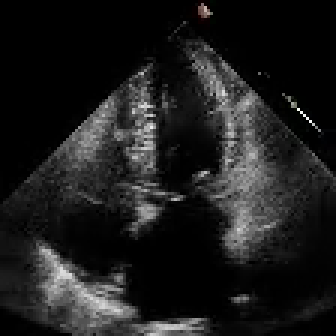
#> input picture frame 17 of lab2/Task_3_Echo_Analysis/data/sample_echo.mp4, 112 x 112 px (shown 3 times larger)
$ jupyter execute realtime_echo.ipynb
#> lines starting #> are read from the running program, lines starting #| are printed output that depends on the picture
#> further down, frame is the input picture: shape (112, 112, 3); mean B, G, R 28.6, 28.7, 28.7
# Task 3: Real-Time Echocardiogram Video Analysis

Real-time OpenCV pipeline on ultrasound .mp4 video.
Applies histogram EQ, COLORMAP_JET, color balance, log transform, and gamma
to each frame, then displays raw vs enhanced side-by-side.

[cell 1]
import cv2
import numpy as np
import matplotlib
matplotlib.use('Agg')
import matplotlib.pyplot as plt
import os

os.makedirs('output', exist_ok=True)

## Helper: Per-Frame Enhancement Pipeline

[cell 2]
def enhance_frame(frame_bgr):
    # step 1: grayscale -- ultrasound is single-channel anyway
    gray = cv2.cvtColor(frame_bgr, cv2.COLOR_BGR2GRAY)
    # step 2: histogram equalization -- combat murky contrast
    eq = cv2.equalizeHist(gray)
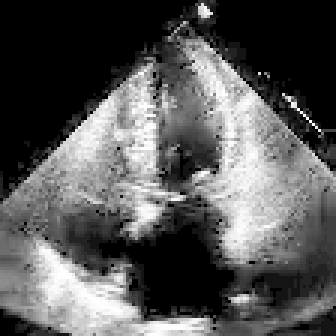
#> eq: shape (112, 112) (shown 3 times larger); min 0, max 255, mean 87.2
    # step 3: COLORMAP_JET -- highlight blood flow intensities
    heatmap = cv2.applyColorMap(eq, cv2.COLORMAP_JET)
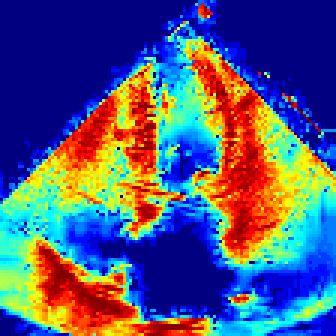
#> heatmap: shape (112, 112, 3) (shown 3 times larger); mean B, G, R 124.5, 87.7, 81
    # step 4: gray-world color balance -- neutralize colormap cast
    bal = heatmap.astype('float32')
    gm = bal.mean()
#> gm = 97.75
    for ch in range(3):
        cm = bal[:,:,ch].mean()
        if cm > 0:
            bal[:,:,ch] *= gm / cm
#> this loop made 3 passes
#> cm on passes 1 to 3: 124.5, 87.7, 81.02
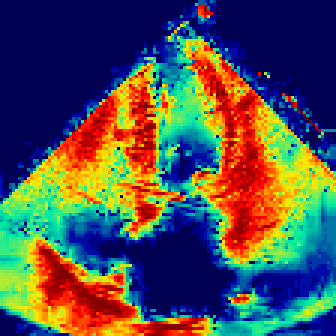
#> bal: shape (112, 112, 3) float32 (shown 3 times larger); mean B, G, R 97.8, 97.8, 97.8; drawn with min black and max white
    bal = bal.clip(0, 255).astype('uint8')
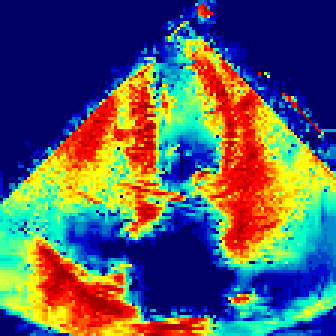
#> bal: shape (112, 112, 3) (shown 3 times larger); mean B, G, R 97.5, 92.1, 87.2
    # step 5: log transform -- reveal dark heart chambers
    lc = 255.0 / np.log1p(255.0)
    lf = (lc * np.log1p(bal.astype('float32'))).clip(0, 255).astype('uint8')
    # step 6: gamma < 1 -- suppress white backscatter probe noise
    enhanced = (np.power(lf.astype('float32') / 255.0, 0.6) * 255).clip(0, 255).astype('uint8')
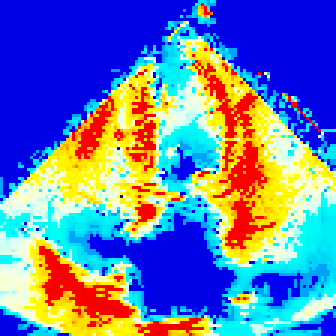
#> enhanced: shape (112, 112, 3) (shown 3 times larger); mean B, G, R 172.7, 125.1, 103.3
    return enhanced

## Step 1: Video Capture Setup (cv2.VideoCapture)

[cell 3]
VIDEO_PATH = 'data/sample_echo.mp4'
cap = cv2.VideoCapture(VIDEO_PATH)
if not cap.isOpened():
    raise IOError(f'Cannot open video: {VIDEO_PATH}')

fps   = cap.get(cv2.CAP_PROP_FPS)
w     = int(cap.get(cv2.CAP_PROP_FRAME_WIDTH))
h     = int(cap.get(cv2.CAP_PROP_FRAME_HEIGHT))
total = int(cap.get(cv2.CAP_PROP_FRAME_COUNT))
cap.release()

print(f'Video loaded: {w}x{h}, {fps:.1f} FPS, {total} frames')

## Step 2: Real-Time Processing Loop

Runs a `while` loop on each frame. Tries `cv2.imshow()` (interactive),
falls back gracefully to headless mode (saving PNGs) if no display is available.

[cell 4]
cap = cv2.VideoCapture('data/sample_echo.mp4')
frame_count = 0
sample_frames = []
SAVE_EVERY = 30
has_display = True

print('Starting pipeline loop...')

while True:
    ret, frame = cap.read()
    if not ret:
        break  # end of video

    frame_count += 1
    enhanced = enhance_frame(frame)

    if frame.shape != enhanced.shape:
        enhanced = cv2.resize(enhanced, (frame.shape[1], frame.shape[0]))

    # build monitoring array: raw | enhanced
    monitor = np.hstack([frame, enhanced])
    cv2.putText(monitor, 'RAW ULTRASOUND',
                (10, 30), cv2.FONT_HERSHEY_SIMPLEX, 0.7, (255,255,255), 2)
    cv2.putText(monitor, 'ENHANCED PIPELINE',
                (frame.shape[1]+10, 30), cv2.FONT_HERSHEY_SIMPLEX, 0.7, (0,255,128), 2)
    cv2.putText(monitor, f'Frame: {frame_count}',
                (10, monitor.shape[0]-10), cv2.FONT_HERSHEY_SIMPLEX, 0.6, (200,200,200), 1)
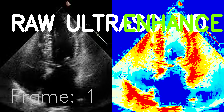
#> monitor: shape (112, 224, 3); mean B, G, R 103.4, 94.5, 80.4

    if has_display:
        try:
            cv2.imshow('Echocardiogram Analysis', monitor)
            key = cv2.waitKey(1) & 0xFF
#> (key q is pressed here)
            if key == ord('q'):
                print('Q pressed -- stopping.')
                break
        except cv2.error:
            has_display = False
            print('No display -- headless mode, saving frames instead.')

    if frame_count % SAVE_EVERY == 0 or frame_count == 1:
        sample_frames.append((frame_count, monitor.copy()))

cap.release()
cv2.destroyAllWindows()
print(f'Done. Processed {frame_count} frames.')

## Step 3: Save Monitoring Array Screenshots

[cell 5]
for fidx, arr in sample_frames:
    fname = f'output/frame_sample_{fidx:04d}.png'
    cv2.imwrite(fname, arr)
    print(f'Saved -> {fname}')

if sample_frames:
    first_fidx, first_arr = sample_frames[0]
    plt.figure(figsize=(16, 6))
    plt.imshow(cv2.cvtColor(first_arr, cv2.COLOR_BGR2RGB))
    plt.title('Monitoring Array: Raw Ultrasound (left) | Enhanced Pipeline (right)', fontsize=13)
    plt.axis('off')
    plt.tight_layout()
    plt.savefig('output/pipeline_screenshot_example.png', dpi=150)
    plt.show()
    print('Saved -> output/pipeline_screenshot_example.png')

## Step 4: Static Multi-Frame Preview (4 key frames)

[cell 6]
cap = cv2.VideoCapture('data/sample_echo.mp4')
total = int(cap.get(cv2.CAP_PROP_FRAME_COUNT))
indices = [int(total * f) for f in [0.1, 0.3, 0.6, 0.85]]
previews = []
for idx in indices:
    cap.set(cv2.CAP_PROP_POS_FRAMES, idx)
    ret, frame = cap.read()
    if ret:
        previews.append((frame, enhance_frame(frame), idx))
#> this loop made 4 passes
#> gm in enhance_frame on passes 1 to 4: 97.75, 101.3, 100.7, 101.3
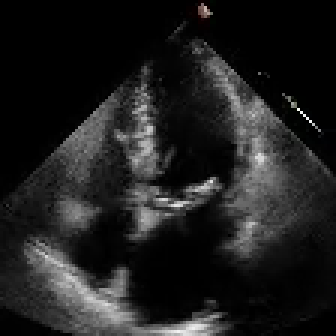
#> input picture frame 52 of lab2/Task_3_Echo_Analysis/data/sample_echo.mp4, 112 x 112 px (shown 3 times larger)
#> pass 2, in enhance_frame (call 3), `heatmap = cv2.applyColorMap(eq, cv2.COLORMAP_JET)`:
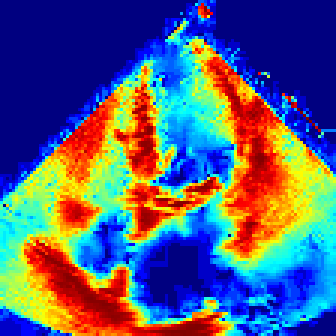
#> heatmap: shape (112, 112, 3) (shown 3 times larger); mean B, G, R 124.1, 93.4, 86.3
#> after the loop:
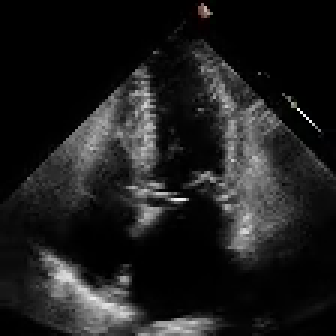
#> frame: shape (112, 112, 3) (shown 3 times larger); mean B, G, R 29.2, 29.2, 29.3
#> after the loop, previews = 4 items
cap.release()

fig, axes = plt.subplots(len(previews), 2, figsize=(14, 5*len(previews)))
fig.suptitle('Task 3: Real-Time Echo Analysis -- Raw vs Enhanced', fontsize=14, fontweight='bold')
for row, (raw, enh, fidx) in enumerate(previews):
    axes[row,0].imshow(cv2.cvtColor(raw, cv2.COLOR_BGR2RGB))
    axes[row,0].set_title(f'Frame {fidx} -- Raw Ultrasound'); axes[row,0].axis('off')
    axes[row,1].imshow(cv2.cvtColor(enh, cv2.COLOR_BGR2RGB))
    axes[row,1].set_title(f'Frame {fidx} -- Enhanced Pipeline'); axes[row,1].axis('off')
#> this loop made 4 passes
#> fidx on passes 1 to 4: 17, 52, 104, 147

plt.tight_layout()
plt.savefig('output/static_preview_frames.png', dpi=150)
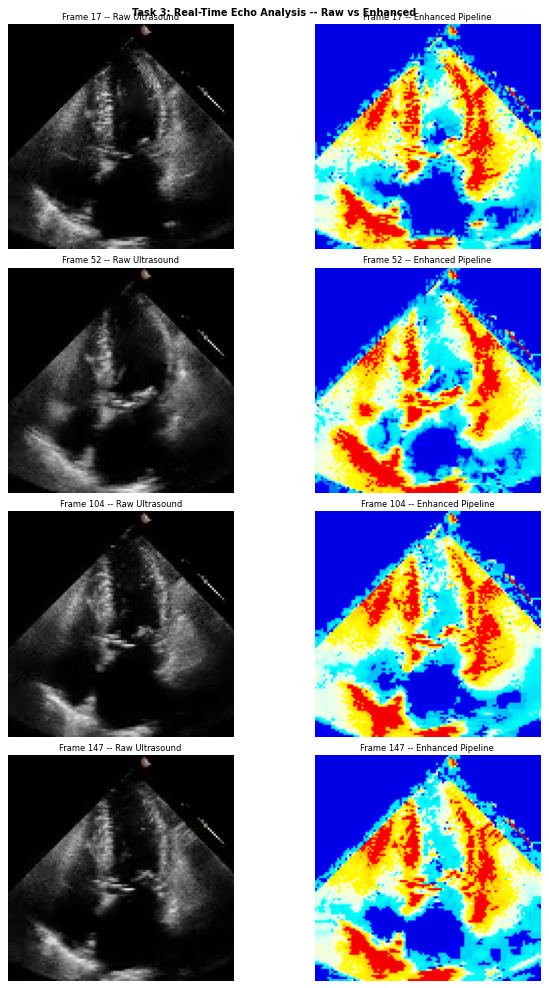
#> figure drawn by matplotlib, 8 panels
plt.show()
print('Saved -> output/static_preview_frames.png')
print('All done!')

$ run again, starting later in the video
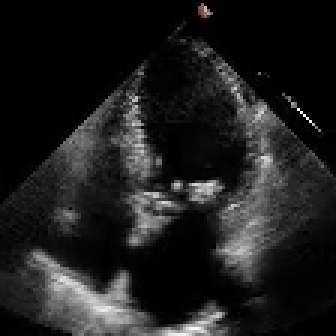
#> input picture frame 78 of lab2/Task_3_Echo_Analysis/data/sample_echo.mp4, 112 x 112 px (shown 3 times larger)
#> frame is the input picture: shape (112, 112, 3); mean B, G, R 30.1, 30.1, 30.1
#> gm = 101
#> the loop in enhance_frame, `for ch in range(3):` made 3 passes
#> cm on passes 1 to 3: 124.2, 93.08, 85.74
#> the loop `for idx in indices:` made 4 passes
#> gm in enhance_frame on passes 1 to 4: 97.75, 101.3, 100.7, 101.3
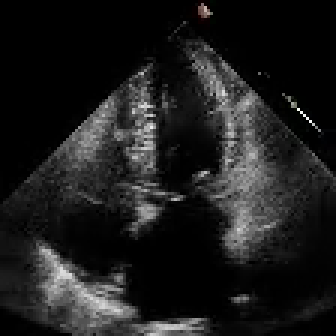
#> input picture frame 17 of lab2/Task_3_Echo_Analysis/data/sample_echo.mp4, 112 x 112 px (shown 3 times larger)
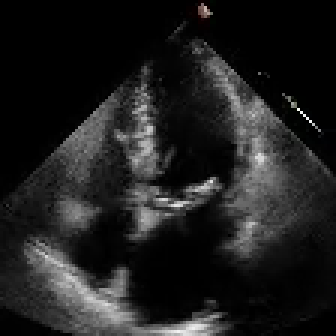
#> input picture frame 52 of lab2/Task_3_Echo_Analysis/data/sample_echo.mp4, 112 x 112 px (shown 3 times larger)
#> after the loop `for idx in indices:`: previews = 4 items
#> the loop `for row, (raw, enh, fidx) in enumerate(previews):` made 4 passes
#> fidx on passes 1 to 4: 17, 52, 104, 147

$ run again, starting later in the video
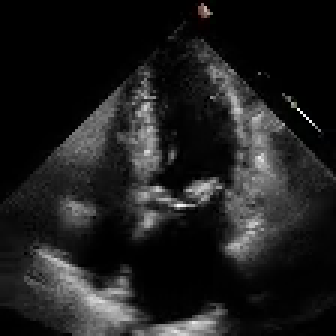
#> input picture frame 139 of lab2/Task_3_Echo_Analysis/data/sample_echo.mp4, 112 x 112 px (shown 3 times larger)
#> frame is the input picture: shape (112, 112, 3); mean B, G, R 29.8, 29.9, 29.9
#> gm = 101.4
#> the loop in enhance_frame, `for ch in range(3):` made 3 passes
#> cm on passes 1 to 3: 124, 93.86, 86.19
#> the loop `for idx in indices:` made 4 passes
#> gm in enhance_frame on passes 1 to 4: 97.75, 101.3, 100.7, 101.3
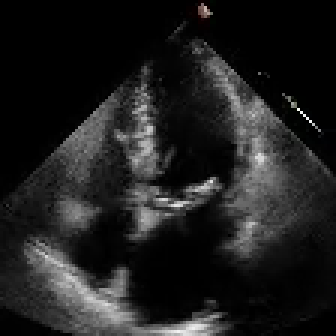
#> input picture frame 52 of lab2/Task_3_Echo_Analysis/data/sample_echo.mp4, 112 x 112 px (shown 3 times larger)
#> after the loop `for idx in indices:`: previews = 4 items
#> the loop `for row, (raw, enh, fidx) in enumerate(previews):` made 4 passes
#> fidx on passes 1 to 4: 17, 52, 104, 147
